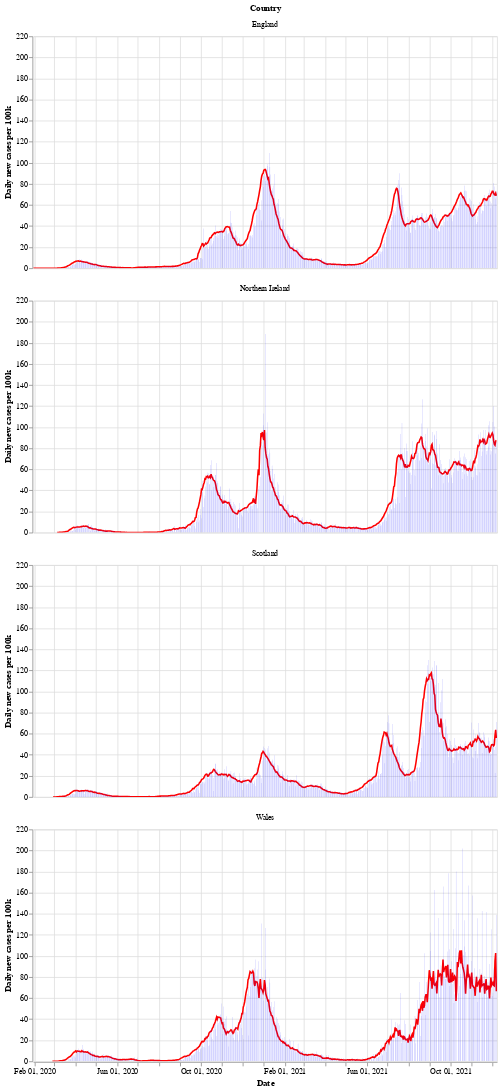

Source (notebook cell):
### Markdown cell above
Next is a bar chart of the number of new cases in each country (per 100k population), with the 7 day moving average of cases. Again we see that Wales saw a longer period of raising and falling cases compared to the other countries.

After a period of cases falling, each nation is now seeing a rise in the number of cases - especially in Wales.

### Code cell
# collapse
bars = alt.Chart(uk_cases).mark_bar().encode(
    x=alt.X("yearmonthdate(date):T", axis=alt.Axis(title='Date')),
    y=alt.Y("newCasesRate:Q", axis=alt.Axis(title='Daily new cases per 100k')),
    tooltip='newCasesRate',
    color=alt.condition(
        alt.datum.dailyChange > 0,
        alt.value("orange"),  # The positive color
        alt.value("blue")  # The negative color
    )
).properties(title='New cases per 100k population with rolling 7 day average', width=600).interactive()
line = alt.Chart(uk_cases).mark_line(
    color='red',
    size=2,
).transform_window(
    rolling_mean='mean(newCasesRate)',
    frame=[0, 7],
    groupby=['areaName']
).encode(
    x='yearmonthdate(date):T',
    y='rolling_mean:Q'
)
alt.layer(line, bars, data=uk_cases).facet(alt.Row('areaName', title='Country'), columns=1)

### Figure 1 — Vega-Lite specification as saved in the notebook (floating-point values rounded to 4 significant figures; data arrays with more than 128 entries replaced by an {"elided": "..."} marker saying what was removed)
{"config": {"view": {"continuousWidth": 400, "continuousHeight": 300}}, "data": {"name": "data-c7060ea0eddfd056c586aa1eb78fa6b6"}, "facet": {"type": "nominal", "field": "areaName", "title": "Country"}, "spec": {"layer": [{"mark": {"type": "line", "color": "red", "size": 2}, "encoding": {"x": {"type": "temporal", "field": "date", "timeUnit": "yearmonthdate"}, "y": {"type": "quantitative", "field": "rolling_mean"}}, "transform": [{"window": [{"op": "mean", "field": "newCasesRate", "as": "rolling_mean"}], "frame": [0, 7], "groupby": ["areaName"]}]}, {"mark": "bar", "encoding": {"color": {"condition": {"value": "orange", "test": "(datum.dailyChange > 0)"}, "value": "blue"}, "tooltip": {"type": "quantitative", "field": "newCasesRate"}, "x": {"type": "temporal", "axis": {"title": "Date"}, "field": "date", "timeUnit": "yearmonthdate"}, "y": {"type": "quantitative", "axis": {"title": "Daily new cases per 100k"}, "field": "newCasesRate"}}, "selection": {"selector002": {"type": "interval", "bind": "scales", "encodings": ["x", "y"]}}, "title": "New cases per 100k population with rolling 7 day average", "width": 600}]}, "columns": 1, "$schema": "https://vega.github.io/schema/vega-lite/v4.8.1.json", "datasets": {"data-c7060ea0eddfd056c586aa1eb78fa6b6": {"elided": "2620 records"}}}
